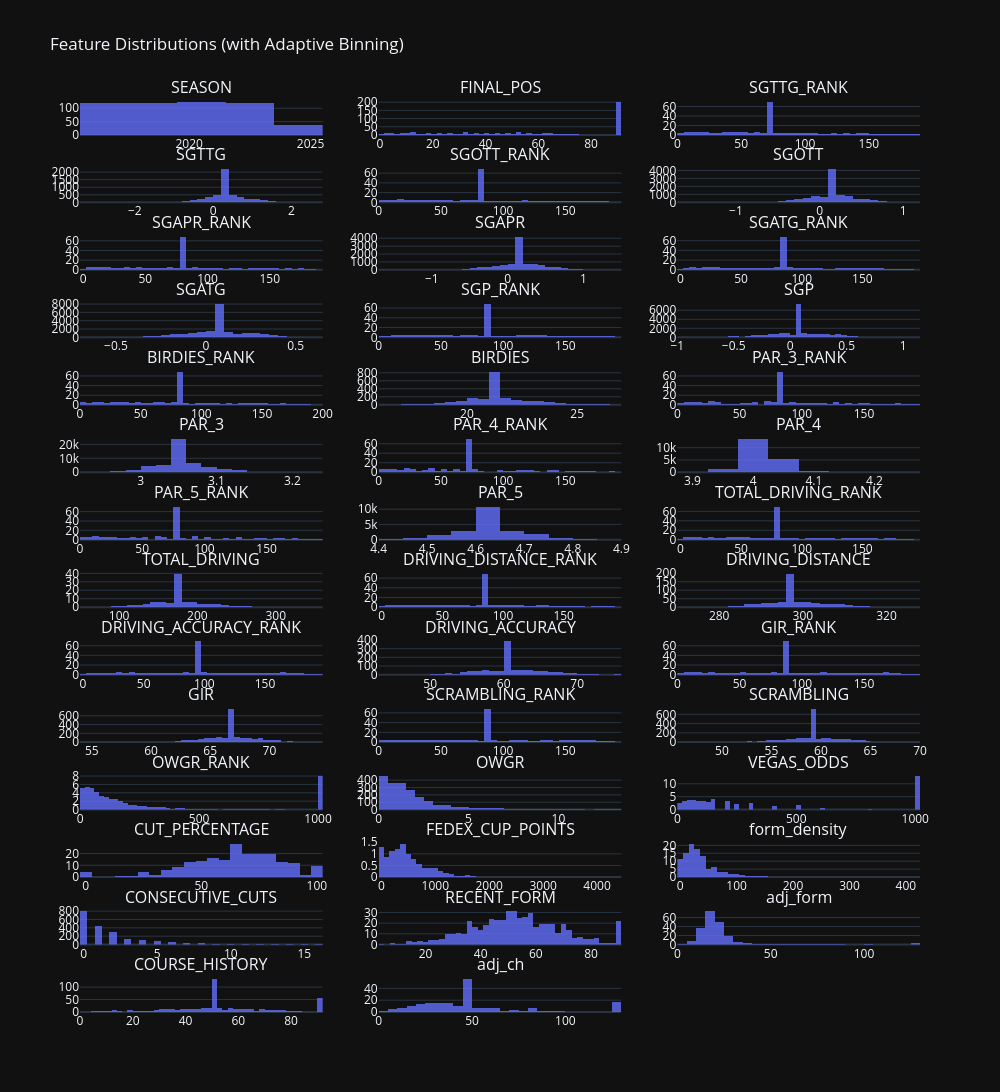

This figure's notebook cell:
### Markdown cell above
### Check Features for Outliers and General Health (Histograms)
Now that all the data is cleaned, let's look at the distribution graphs.

### Code cell
import plotly.express as px
import plotly.subplots as sp
import plotly.graph_objects as go
import pandas as pd
import numpy as np

# Select numeric columns with >1 unique value, excluding label
df_numeric = training_df.select_dtypes(include=np.number)
df_numeric = df_numeric.loc[:, df_numeric.nunique() > 1]
df_numeric = df_numeric.drop(columns=["TOP_20"], errors="ignore")

# Create subplots
n_cols = 3
n_rows = int(np.ceil(len(df_numeric.columns) / n_cols))
fig = sp.make_subplots(rows=n_rows, cols=n_cols, subplot_titles=df_numeric.columns)

# Add one histogram per feature with smart binning
for i, column in enumerate(df_numeric.columns):
    row = i // n_cols + 1
    col = i % n_cols + 1

    # Compute dynamic bin count
    col_range = df_numeric[column].max() - df_numeric[column].min()
    n_unique = df_numeric[column].nunique()
    nbins = min(50, max(5, int(n_unique / 2))) if col_range < 10 else 50  # tighter for short-range

    fig.add_trace(
        go.Histogram(
            x=df_numeric[column],
            nbinsx=nbins,
            histnorm="density",
            marker=dict(color="#636EFA"),
            opacity=0.8
        ),
        row=row,
        col=col
    )

# Style the figure
fig.update_layout(
    height=300 * n_rows,
    width=1000,
    title_text="Feature Distributions (with Adaptive Binning)",
    template="plotly_dark",
    showlegend=False
)

fig.show()

### Figure 1 — Plotly figure (JSON) as saved in the notebook; plotly's stock layout.template omitted (floating-point values rounded to 4 significant figures; data arrays with more than 128 entries replaced by an {"elided": "..."} marker saying what was removed)
{"data": [{"histnorm": "density", "marker": {"color": "#636EFA"}, "nbinsx": 5, "opacity": 0.8, "type": "histogram", "x": {"elided": "1040 int values"}, "xaxis": "x", "yaxis": "y"}, {"histnorm": "density", "marker": {"color": "#636EFA"}, "nbinsx": 50, "opacity": 0.8, "type": "histogram", "x": {"elided": "1040 int values"}, "xaxis": "x2", "yaxis": "y2"}, {"histnorm": "density", "marker": {"color": "#636EFA"}, "nbinsx": 50, "opacity": 0.8, "type": "histogram", "x": {"elided": "1040 float values"}, "xaxis": "x3", "yaxis": "y3"}, {"histnorm": "density", "marker": {"color": "#636EFA"}, "nbinsx": 50, "opacity": 0.8, "type": "histogram", "x": {"elided": "1040 float values"}, "xaxis": "x4", "yaxis": "y4"}, {"histnorm": "density", "marker": {"color": "#636EFA"}, "nbinsx": 50, "opacity": 0.8, "type": "histogram", "x": {"elided": "1040 float values"}, "xaxis": "x5", "yaxis": "y5"}, {"histnorm": "density", "marker": {"color": "#636EFA"}, "nbinsx": 50, "opacity": 0.8, "type": "histogram", "x": {"elided": "1040 float values"}, "xaxis": "x6", "yaxis": "y6"}, {"histnorm": "density", "marker": {"color": "#636EFA"}, "nbinsx": 50, "opacity": 0.8, "type": "histogram", "x": {"elided": "1040 float values"}, "xaxis": "x7", "yaxis": "y7"}, {"histnorm": "density", "marker": {"color": "#636EFA"}, "nbinsx": 50, "opacity": 0.8, "type": "histogram", "x": {"elided": "1040 float values"}, "xaxis": "x8", "yaxis": "y8"}, {"histnorm": "density", "marker": {"color": "#636EFA"}, "nbinsx": 50, "opacity": 0.8, "type": "histogram", "x": {"elided": "1040 float values"}, "xaxis": "x9", "yaxis": "y9"}, {"histnorm": "density", "marker": {"color": "#636EFA"}, "nbinsx": 50, "opacity": 0.8, "type": "histogram", "x": {"elided": "1040 float values"}, "xaxis": "x10", "yaxis": "y10"}, {"histnorm": "density", "marker": {"color": "#636EFA"}, "nbinsx": 50, "opacity": 0.8, "type": "histogram", "x": {"elided": "1040 float values"}, "xaxis": "x11", "yaxis": "y11"}, {"histnorm": "density", "marker": {"color": "#636EFA"}, "nbinsx": 50, "opacity": 0.8, "type": "histogram", "x": {"elided": "1040 float values"}, "xaxis": "x12", "yaxis": "y12"}, {"histnorm": "density", "marker": {"color": "#636EFA"}, "nbinsx": 50, "opacity": 0.8, "type": "histogram", "x": {"elided": "1040 float values"}, "xaxis": "x13", "yaxis": "y13"}, {"histnorm": "density", "marker": {"color": "#636EFA"}, "nbinsx": 50, "opacity": 0.8, "type": "histogram", "x": {"elided": "1040 float values"}, "xaxis": "x14", "yaxis": "y14"}, {"histnorm": "density", "marker": {"color": "#636EFA"}, "nbinsx": 50, "opacity": 0.8, "type": "histogram", "x": {"elided": "1040 float values"}, "xaxis": "x15", "yaxis": "y15"}, {"histnorm": "density", "marker": {"color": "#636EFA"}, "nbinsx": 15, "opacity": 0.8, "type": "histogram", "x": {"elided": "1040 float values"}, "xaxis": "x16", "yaxis": "y16"}, {"histnorm": "density", "marker": {"color": "#636EFA"}, "nbinsx": 50, "opacity": 0.8, "type": "histogram", "x": {"elided": "1040 float values"}, "xaxis": "x17", "yaxis": "y17"}, {"histnorm": "density", "marker": {"color": "#636EFA"}, "nbinsx": 12, "opacity": 0.8, "type": "histogram", "x": {"elided": "1040 float values"}, "xaxis": "x18", "yaxis": "y18"}, {"histnorm": "density", "marker": {"color": "#636EFA"}, "nbinsx": 50, "opacity": 0.8, "type": "histogram", "x": {"elided": "1040 float values"}, "xaxis": "x19", "yaxis": "y19"}, {"histnorm": "density", "marker": {"color": "#636EFA"}, "nbinsx": 21, "opacity": 0.8, "type": "histogram", "x": {"elided": "1040 float values"}, "xaxis": "x20", "yaxis": "y20"}, {"histnorm": "density", "marker": {"color": "#636EFA"}, "nbinsx": 50, "opacity": 0.8, "type": "histogram", "x": {"elided": "1040 float values"}, "xaxis": "x21", "yaxis": "y21"}, {"histnorm": "density", "marker": {"color": "#636EFA"}, "nbinsx": 50, "opacity": 0.8, "type": "histogram", "x": {"elided": "1040 float values"}, "xaxis": "x22", "yaxis": "y22"}, {"histnorm": "density", "marker": {"color": "#636EFA"}, "nbinsx": 50, "opacity": 0.8, "type": "histogram", "x": {"elided": "1040 float values"}, "xaxis": "x23", "yaxis": "y23"}, {"histnorm": "density", "marker": {"color": "#636EFA"}, "nbinsx": 50, "opacity": 0.8, "type": "histogram", "x": {"elided": "1040 float values"}, "xaxis": "x24", "yaxis": "y24"}, {"histnorm": "density", "marker": {"color": "#636EFA"}, "nbinsx": 50, "opacity": 0.8, "type": "histogram", "x": {"elided": "1040 float values"}, "xaxis": "x25", "yaxis": "y25"}, {"histnorm": "density", "marker": {"color": "#636EFA"}, "nbinsx": 50, "opacity": 0.8, "type": "histogram", "x": {"elided": "1040 float values"}, "xaxis": "x26", "yaxis": "y26"}, {"histnorm": "density", "marker": {"color": "#636EFA"}, "nbinsx": 50, "opacity": 0.8, "type": "histogram", "x": {"elided": "1040 float values"}, "xaxis": "x27", "yaxis": "y27"}, {"histnorm": "density", "marker": {"color": "#636EFA"}, "nbinsx": 50, "opacity": 0.8, "type": "histogram", "x": {"elided": "1040 float values"}, "xaxis": "x28", "yaxis": "y28"}, {"histnorm": "density", "marker": {"color": "#636EFA"}, "nbinsx": 50, "opacity": 0.8, "type": "histogram", "x": {"elided": "1040 float values"}, "xaxis": "x29", "yaxis": "y29"}, {"histnorm": "density", "marker": {"color": "#636EFA"}, "nbinsx": 50, "opacity": 0.8, "type": "histogram", "x": {"elided": "1040 float values"}, "xaxis": "x30", "yaxis": "y30"}, {"histnorm": "density", "marker": {"color": "#636EFA"}, "nbinsx": 50, "opacity": 0.8, "type": "histogram", "x": {"elided": "1040 float values"}, "xaxis": "x31", "yaxis": "y31"}, {"histnorm": "density", "marker": {"color": "#636EFA"}, "nbinsx": 50, "opacity": 0.8, "type": "histogram", "x": {"elided": "1040 float values"}, "xaxis": "x32", "yaxis": "y32"}, {"histnorm": "density", "marker": {"color": "#636EFA"}, "nbinsx": 50, "opacity": 0.8, "type": "histogram", "x": {"elided": "1040 float values"}, "xaxis": "x33", "yaxis": "y33"}, {"histnorm": "density", "marker": {"color": "#636EFA"}, "nbinsx": 50, "opacity": 0.8, "type": "histogram", "x": {"elided": "1040 float values"}, "xaxis": "x34", "yaxis": "y34"}, {"histnorm": "density", "marker": {"color": "#636EFA"}, "nbinsx": 50, "opacity": 0.8, "type": "histogram", "x": {"elided": "1040 float values"}, "xaxis": "x35", "yaxis": "y35"}, {"histnorm": "density", "marker": {"color": "#636EFA"}, "nbinsx": 50, "opacity": 0.8, "type": "histogram", "x": {"elided": "1040 float values"}, "xaxis": "x36", "yaxis": "y36"}, {"histnorm": "density", "marker": {"color": "#636EFA"}, "nbinsx": 50, "opacity": 0.8, "type": "histogram", "x": {"elided": "1040 float values"}, "xaxis": "x37", "yaxis": "y37"}, {"histnorm": "density", "marker": {"color": "#636EFA"}, "nbinsx": 50, "opacity": 0.8, "type": "histogram", "x": {"elided": "1040 float values"}, "xaxis": "x38", "yaxis": "y38"}, {"histnorm": "density", "marker": {"color": "#636EFA"}, "nbinsx": 50, "opacity": 0.8, "type": "histogram", "x": {"elided": "1040 float values"}, "xaxis": "x39", "yaxis": "y39"}, {"histnorm": "density", "marker": {"color": "#636EFA"}, "nbinsx": 50, "opacity": 0.8, "type": "histogram", "x": {"elided": "1040 float values"}, "xaxis": "x40", "yaxis": "y40"}, {"histnorm": "density", "marker": {"color": "#636EFA"}, "nbinsx": 50, "opacity": 0.8, "type": "histogram", "x": {"elided": "1040 float values"}, "xaxis": "x41", "yaxis": "y41"}], "layout": {"annotations": [{"font": {"size": 16}, "showarrow": false, "text": "SEASON", "x": 0.1444, "xanchor": "center", "xref": "paper", "y": 1, "yanchor": "bottom", "yref": "paper"}, {"font": {"size": 16}, "showarrow": false, "text": "FINAL_POS", "x": 0.5, "xanchor": "center", "xref": "paper", "y": 1, "yanchor": "bottom", "yref": "paper"}, {"font": {"size": 16}, "showarrow": false, "text": "SGTTG_RANK", "x": 0.8556, "xanchor": "center", "xref": "paper", "y": 1, "yanchor": "bottom", "yref": "paper"}, {"font": {"size": 16}, "showarrow": false, "text": "SGTTG", "x": 0.1444, "xanchor": "center", "xref": "paper", "y": 0.926, "yanchor": "bottom", "yref": "paper"}, {"font": {"size": 16}, "showarrow": false, "text": "SGOTT_RANK", "x": 0.5, "xanchor": "center", "xref": "paper", "y": 0.926, "yanchor": "bottom", "yref": "paper"}, {"font": {"size": 16}, "showarrow": false, "text": "SGOTT", "x": 0.8556, "xanchor": "center", "xref": "paper", "y": 0.926, "yanchor": "bottom", "yref": "paper"}, {"font": {"size": 16}, "showarrow": false, "text": "SGAPR_RANK", "x": 0.1444, "xanchor": "center", "xref": "paper", "y": 0.852, "yanchor": "bottom", "yref": "paper"}, {"font": {"size": 16}, "showarrow": false, "text": "SGAPR", "x": 0.5, "xanchor": "center", "xref": "paper", "y": 0.852, "yanchor": "bottom", "yref": "paper"}, {"font": {"size": 16}, "showarrow": false, "text": "SGATG_RANK", "x": 0.8556, "xanchor": "center", "xref": "paper", "y": 0.852, "yanchor": "bottom", "yref": "paper"}, {"font": {"size": 16}, "showarrow": false, "text": "SGATG", "x": 0.1444, "xanchor": "center", "xref": "paper", "y": 0.7781, "yanchor": "bottom", "yref": "paper"}, {"font": {"size": 16}, "showarrow": false, "text": "SGP_RANK", "x": 0.5, "xanchor": "center", "xref": "paper", "y": 0.7781, "yanchor": "bottom", "yref": "paper"}, {"font": {"size": 16}, "showarrow": false, "text": "SGP", "x": 0.8556, "xanchor": "center", "xref": "paper", "y": 0.7781, "yanchor": "bottom", "yref": "paper"}, {"font": {"size": 16}, "showarrow": false, "text": "BIRDIES_RANK", "x": 0.1444, "xanchor": "center", "xref": "paper", "y": 0.7041, "yanchor": "bottom", "yref": "paper"}, {"font": {"size": 16}, "showarrow": false, "text": "BIRDIES", "x": 0.5, "xanchor": "center", "xref": "paper", "y": 0.7041, "yanchor": "bottom", "yref": "paper"}, {"font": {"size": 16}, "showarrow": false, "text": "PAR_3_RANK", "x": 0.8556, "xanchor": "center", "xref": "paper", "y": 0.7041, "yanchor": "bottom", "yref": "paper"}, {"font": {"size": 16}, "showarrow": false, "text": "PAR_3", "x": 0.1444, "xanchor": "center", "xref": "paper", "y": 0.6301, "yanchor": "bottom", "yref": "paper"}, {"font": {"size": 16}, "showarrow": false, "text": "PAR_4_RANK", "x": 0.5, "xanchor": "center", "xref": "paper", "y": 0.6301, "yanchor": "bottom", "yref": "paper"}, {"font": {"size": 16}, "showarrow": false, "text": "PAR_4", "x": 0.8556, "xanchor": "center", "xref": "paper", "y": 0.6301, "yanchor": "bottom", "yref": "paper"}, {"font": {"size": 16}, "showarrow": false, "text": "PAR_5_RANK", "x": 0.1444, "xanchor": "center", "xref": "paper", "y": 0.5561, "yanchor": "bottom", "yref": "paper"}, {"font": {"size": 16}, "showarrow": false, "text": "PAR_5", "x": 0.5, "xanchor": "center", "xref": "paper", "y": 0.5561, "yanchor": "bottom", "yref": "paper"}, {"font": {"size": 16}, "showarrow": false, "text": "TOTAL_DRIVING_RANK", "x": 0.8556, "xanchor": "center", "xref": "paper", "y": 0.5561, "yanchor": "bottom", "yref": "paper"}, {"font": {"size": 16}, "showarrow": false, "text": "TOTAL_DRIVING", "x": 0.1444, "xanchor": "center", "xref": "paper", "y": 0.4821, "yanchor": "bottom", "yref": "paper"}, {"font": {"size": 16}, "showarrow": false, "text": "DRIVING_DISTANCE_RANK", "x": 0.5, "xanchor": "center", "xref": "paper", "y": 0.4821, "yanchor": "bottom", "yref": "paper"}, {"font": {"size": 16}, "showarrow": false, "text": "DRIVING_DISTANCE", "x": 0.8556, "xanchor": "center", "xref": "paper", "y": 0.4821, "yanchor": "bottom", "yref": "paper"}, {"font": {"size": 16}, "showarrow": false, "text": "DRIVING_ACCURACY_RANK", "x": 0.1444, "xanchor": "center", "xref": "paper", "y": 0.4082, "yanchor": "bottom", "yref": "paper"}, {"font": {"size": 16}, "showarrow": false, "text": "DRIVING_ACCURACY", "x": 0.5, "xanchor": "center", "xref": "paper", "y": 0.4082, "yanchor": "bottom", "yref": "paper"}, {"font": {"size": 16}, "showarrow": false, "text": "GIR_RANK", "x": 0.8556, "xanchor": "center", "xref": "paper", "y": 0.4082, "yanchor": "bottom", "yref": "paper"}, {"font": {"size": 16}, "showarrow": false, "text": "GIR", "x": 0.1444, "xanchor": "center", "xref": "paper", "y": 0.3342, "yanchor": "bottom", "yref": "paper"}, {"font": {"size": 16}, "showarrow": false, "text": "SCRAMBLING_RANK", "x": 0.5, "xanchor": "center", "xref": "paper", "y": 0.3342, "yanchor": "bottom", "yref": "paper"}, {"font": {"size": 16}, "showarrow": false, "text": "SCRAMBLING", "x": 0.8556, "xanchor": "center", "xref": "paper", "y": 0.3342, "yanchor": "bottom", "yref": "paper"}, {"font": {"size": 16}, "showarrow": false, "text": "OWGR_RANK", "x": 0.1444, "xanchor": "center", "xref": "paper", "y": 0.2602, "yanchor": "bottom", "yref": "paper"}, {"font": {"size": 16}, "showarrow": false, "text": "OWGR", "x": 0.5, "xanchor": "center", "xref": "paper", "y": 0.2602, "yanchor": "bottom", "yref": "paper"}, {"font": {"size": 16}, "showarrow": false, "text": "VEGAS_ODDS", "x": 0.8556, "xanchor": "center", "xref": "paper", "y": 0.2602, "yanchor": "bottom", "yref": "paper"}, {"font": {"size": 16}, "showarrow": false, "text": "CUT_PERCENTAGE", "x": 0.1444, "xanchor": "center", "xref": "paper", "y": 0.1862, "yanchor": "bottom", "yref": "paper"}, {"font": {"size": 16}, "showarrow": false, "text": "FEDEX_CUP_POINTS", "x": 0.5, "xanchor": "center", "xref": "paper", "y": 0.1862, "yanchor": "bottom", "yref": "paper"}, {"font": {"size": 16}, "showarrow": false, "text": "form_density", "x": 0.8556, "xanchor": "center", "xref": "paper", "y": 0.1862, "yanchor": "bottom", "yref": "paper"}, {"font": {"size": 16}, "showarrow": false, "text": "CONSECUTIVE_CUTS", "x": 0.1444, "xanchor": "center", "xref": "paper", "y": 0.1122, "yanchor": "bottom", "yref": "paper"}, {"font": {"size": 16}, "showarrow": false, "text": "RECENT_FORM", "x": 0.5, "xanchor": "center", "xref": "paper", "y": 0.1122, "yanchor": "bottom", "yref": "paper"}, {"font": {"size": 16}, "showarrow": false, "text": "adj_form", "x": 0.8556, "xanchor": "center", "xref": "paper", "y": 0.1122, "yanchor": "bottom", "yref": "paper"}, {"font": {"size": 16}, "showarrow": false, "text": "COURSE_HISTORY", "x": 0.1444, "xanchor": "center", "xref": "paper", "y": 0.03827, "yanchor": "bottom", "yref": "paper"}, {"font": {"size": 16}, "showarrow": false, "text": "adj_ch", "x": 0.5, "xanchor": "center", "xref": "paper", "y": 0.03827, "yanchor": "bottom", "yref": "paper"}], "height": 4200, "showlegend": false, "title": {"text": "Feature Distributions (with Adaptive Binning)"}, "width": 1000, "xaxis": {"anchor": "y", "domain": [0, 0.2889]}, "xaxis10": {"anchor": "y10", "domain": [0, 0.2889]}, "xaxis11": {"anchor": "y11", "domain": [0.3556, 0.6444]}, "xaxis12": {"anchor": "y12", "domain": [0.7111, 1]}, "xaxis13": {"anchor": "y13", "domain": [0, 0.2889]}, "xaxis14": {"anchor": "y14", "domain": [0.3556, 0.6444]}, "xaxis15": {"anchor": "y15", "domain": [0.7111, 1]}, "xaxis16": {"anchor": "y16", "domain": [0, 0.2889]}, "xaxis17": {"anchor": "y17", "domain": [0.3556, 0.6444]}, "xaxis18": {"anchor": "y18", "domain": [0.7111, 1]}, "xaxis19": {"anchor": "y19", "domain": [0, 0.2889]}, "xaxis2": {"anchor": "y2", "domain": [0.3556, 0.6444]}, "xaxis20": {"anchor": "y20", "domain": [0.3556, 0.6444]}, "xaxis21": {"anchor": "y21", "domain": [0.7111, 1]}, "xaxis22": {"anchor": "y22", "domain": [0, 0.2889]}, "xaxis23": {"anchor": "y23", "domain": [0.3556, 0.6444]}, "xaxis24": {"anchor": "y24", "domain": [0.7111, 1]}, "xaxis25": {"anchor": "y25", "domain": [0, 0.2889]}, "xaxis26": {"anchor": "y26", "domain": [0.3556, 0.6444]}, "xaxis27": {"anchor": "y27", "domain": [0.7111, 1]}, "xaxis28": {"anchor": "y28", "domain": [0, 0.2889]}, "xaxis29": {"anchor": "y29", "domain": [0.3556, 0.6444]}, "xaxis3": {"anchor": "y3", "domain": [0.7111, 1]}, "xaxis30": {"anchor": "y30", "domain": [0.7111, 1]}, "xaxis31": {"anchor": "y31", "domain": [0, 0.2889]}, "xaxis32": {"anchor": "y32", "domain": [0.3556, 0.6444]}, "xaxis33": {"anchor": "y33", "domain": [0.7111, 1]}, "xaxis34": {"anchor": "y34", "domain": [0, 0.2889]}, "xaxis35": {"anchor": "y35", "domain": [0.3556, 0.6444]}, "xaxis36": {"anchor": "y36", "domain": [0.7111, 1]}, "xaxis37": {"anchor": "y37", "domain": [0, 0.2889]}, "xaxis38": {"anchor": "y38", "domain": [0.3556, 0.6444]}, "xaxis39": {"anchor": "y39", "domain": [0.7111, 1]}, "xaxis4": {"anchor": "y4", "domain": [0, 0.2889]}, "xaxis40": {"anchor": "y40", "domain": [0, 0.2889]}, "xaxis41": {"anchor": "y41", "domain": [0.3556, 0.6444]}, "xaxis42": {"anchor": "y42", "domain": [0.7111, 1]}, "xaxis5": {"anchor": "y5", "domain": [0.3556, 0.6444]}, "xaxis6": {"anchor": "y6", "domain": [0.7111, 1]}, "xaxis7": {"anchor": "y7", "domain": [0, 0.2889]}, "xaxis8": {"anchor": "y8", "domain": [0.3556, 0.6444]}, "xaxis9": {"anchor": "y9", "domain": [0.7111, 1]}, "yaxis": {"anchor": "x", "domain": [0.9617, 1]}, "yaxis10": {"anchor": "x10", "domain": [0.7398, 0.7781]}, "yaxis11": {"anchor": "x11", "domain": [0.7398, 0.7781]}, "yaxis12": {"anchor": "x12", "domain": [0.7398, 0.7781]}, "yaxis13": {"anchor": "x13", "domain": [0.6658, 0.7041]}, "yaxis14": {"anchor": "x14", "domain": [0.6658, 0.7041]}, "yaxis15": {"anchor": "x15", "domain": [0.6658, 0.7041]}, "yaxis16": {"anchor": "x16", "domain": [0.5918, 0.6301]}, "yaxis17": {"anchor": "x17", "domain": [0.5918, 0.6301]}, "yaxis18": {"anchor": "x18", "domain": [0.5918, 0.6301]}, "yaxis19": {"anchor": "x19", "domain": [0.5179, 0.5561]}, "yaxis2": {"anchor": "x2", "domain": [0.9617, 1]}, "yaxis20": {"anchor": "x20", "domain": [0.5179, 0.5561]}, "yaxis21": {"anchor": "x21", "domain": [0.5179, 0.5561]}, "yaxis22": {"anchor": "x22", "domain": [0.4439, 0.4821]}, "yaxis23": {"anchor": "x23", "domain": [0.4439, 0.4821]}, "yaxis24": {"anchor": "x24", "domain": [0.4439, 0.4821]}, "yaxis25": {"anchor": "x25", "domain": [0.3699, 0.4082]}, "yaxis26": {"anchor": "x26", "domain": [0.3699, 0.4082]}, "yaxis27": {"anchor": "x27", "domain": [0.3699, 0.4082]}, "yaxis28": {"anchor": "x28", "domain": [0.2959, 0.3342]}, "yaxis29": {"anchor": "x29", "domain": [0.2959, 0.3342]}, "yaxis3": {"anchor": "x3", "domain": [0.9617, 1]}, "yaxis30": {"anchor": "x30", "domain": [0.2959, 0.3342]}, "yaxis31": {"anchor": "x31", "domain": [0.2219, 0.2602]}, "yaxis32": {"anchor": "x32", "domain": [0.2219, 0.2602]}, "yaxis33": {"anchor": "x33", "domain": [0.2219, 0.2602]}, "yaxis34": {"anchor": "x34", "domain": [0.148, 0.1862]}, "yaxis35": {"anchor": "x35", "domain": [0.148, 0.1862]}, "yaxis36": {"anchor": "x36", "domain": [0.148, 0.1862]}, "yaxis37": {"anchor": "x37", "domain": [0.07398, 0.1122]}, "yaxis38": {"anchor": "x38", "domain": [0.07398, 0.1122]}, "yaxis39": {"anchor": "x39", "domain": [0.07398, 0.1122]}, "yaxis4": {"anchor": "x4", "domain": [0.8878, 0.926]}, "yaxis40": {"anchor": "x40", "domain": [0, 0.03827]}, "yaxis41": {"anchor": "x41", "domain": [0, 0.03827]}, "yaxis42": {"anchor": "x42", "domain": [0, 0.03827]}, "yaxis5": {"anchor": "x5", "domain": [0.8878, 0.926]}, "yaxis6": {"anchor": "x6", "domain": [0.8878, 0.926]}, "yaxis7": {"anchor": "x7", "domain": [0.8138, 0.852]}, "yaxis8": {"anchor": "x8", "domain": [0.8138, 0.852]}, "yaxis9": {"anchor": "x9", "domain": [0.8138, 0.852]}}}
